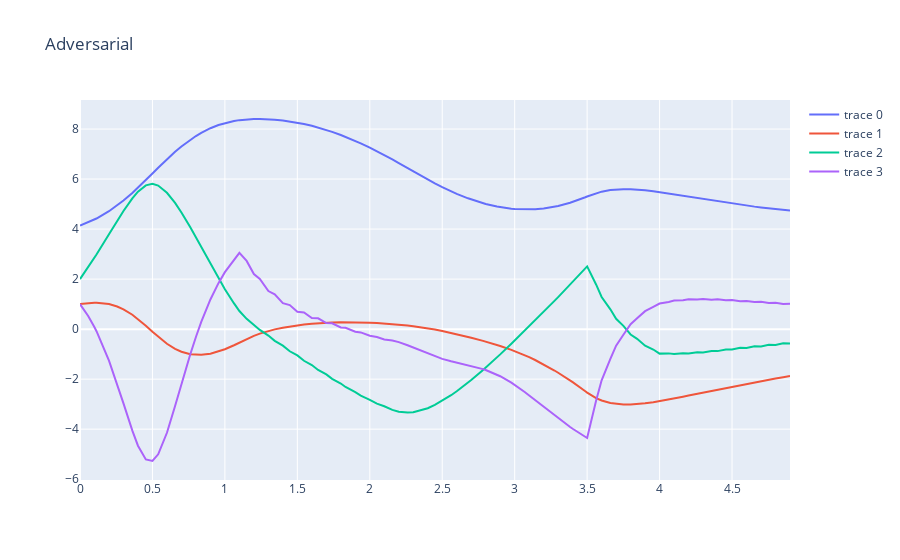

Notebook source saved alongside this figure:
### Code cell
ctrl = controllers.get_limited_lookahead_controller(get_value_function(online_horizon)[0],
                                                    vf_approx_adv,
                                                    dt_sim*N)
x_traj_sim, t_traj_sim = controllers.sim_ctrl(x0, vf.u_dim[0], sys.dx,
                                              ctrl, dt_sim, N, integration_mode=integration_mode)
controllers.plot_sim(t_traj_sim, x_traj_sim, "Adversarial").show()
